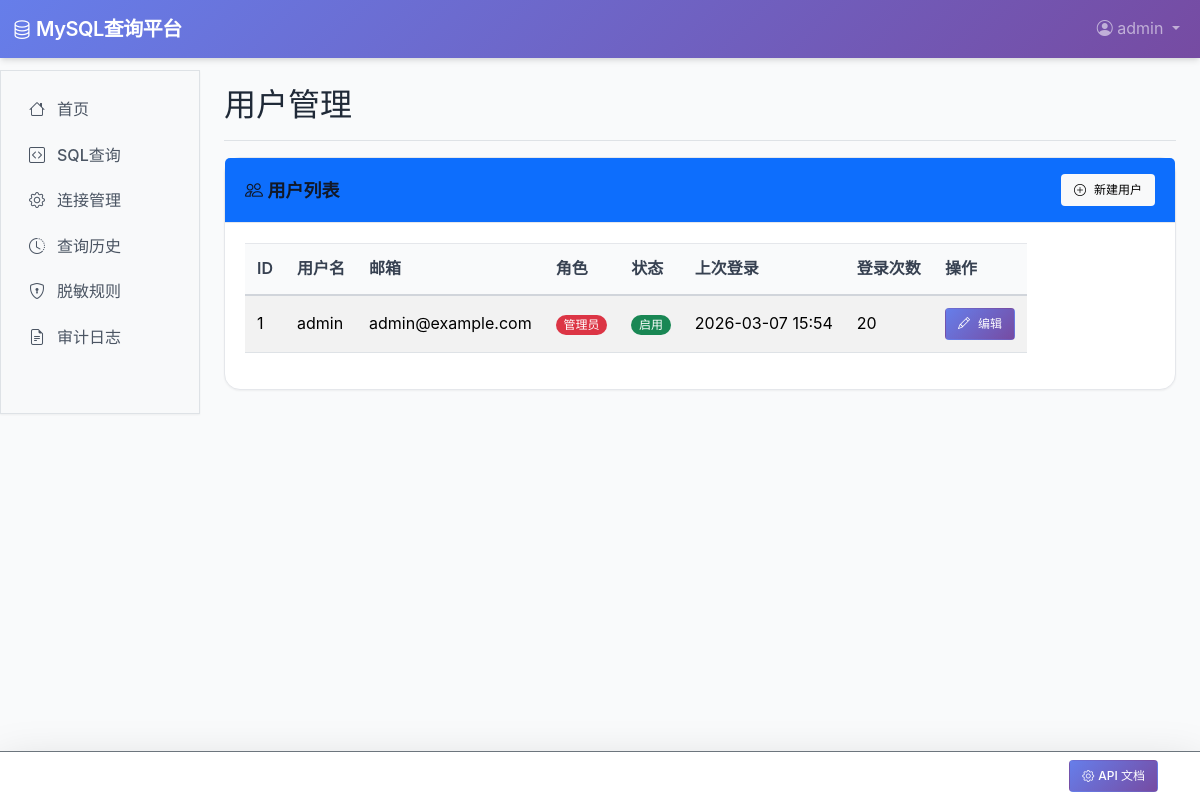
Before: /accounts/users/ (signed in) with the older database file.
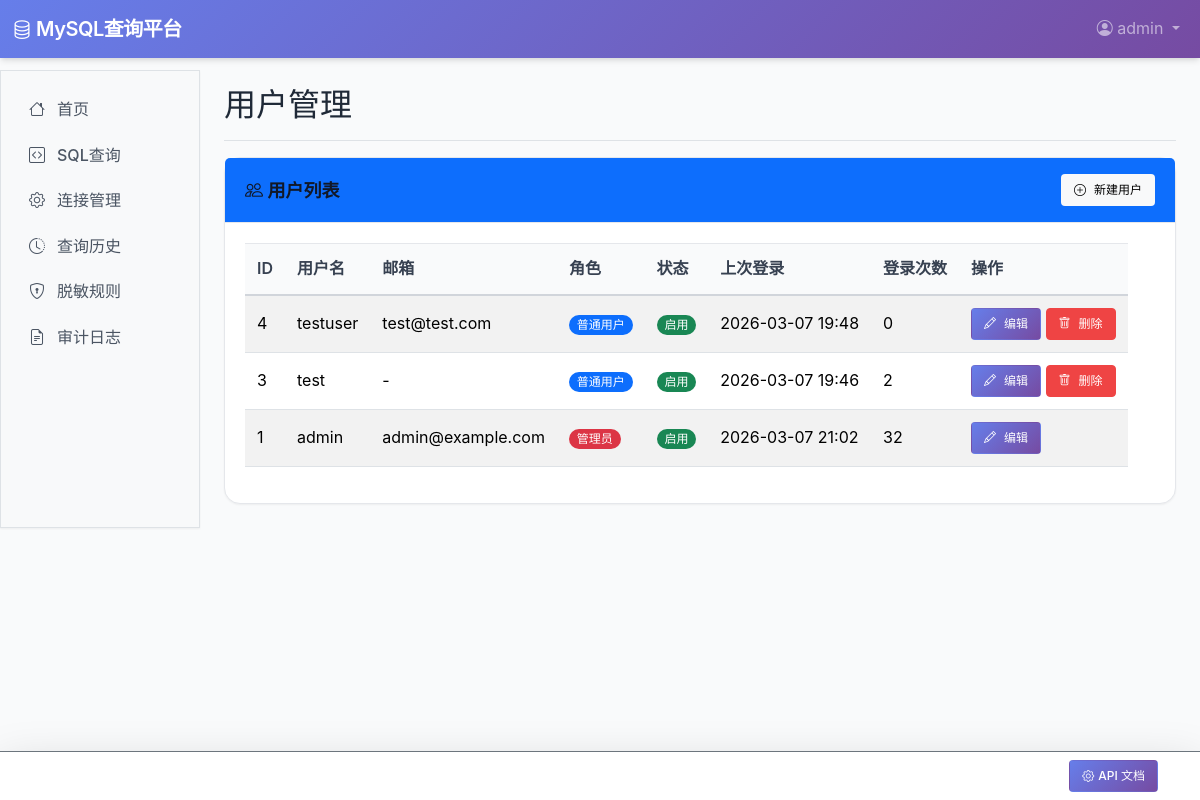
After: the same page with the newer database file.
### accounts/models.py (models this page shows, shortened)
class User(AbstractUser):
    ROLE_CHOICES = (
        ('normal', '普通用户'),
        ('admin', '管理员'),
    )
    role = models.CharField(max_length=10, choices=ROLE_CHOICES, default='normal')
    last_login_ip = models.GenericIPAddressField(null=True, blank=True, verbose_name='上次登录IP')
    login_count = models.PositiveIntegerField(default=0, verbose_name='登录次数')
    groups = models.ManyToManyField(
        Group,
        verbose_name='groups',
        blank=True,
        help_text='The groups this user belongs to.',
        related_name='custom_user_set',
        related_query_name='custom_user',
    )
    user_permissions = models.ManyToManyField(
        Permission,
        verbose_name='user permissions',
        blank=True,
        help_text='Specific permissions for this user.',
        related_name='custom_user_set',
        related_query_name='custom_user',
    )
    class Meta:
        verbose_name = '用户'
        verbose_name_plural = '用户'

### accounts/views.py (the view)
# urls.py: path('users/', views.user_list, name='user_list'),
@login_required
def user_list(request):
    if request.user.role != 'admin':
        messages.error(request, '您没有权限访问此页面！')
        return redirect('queries:query_list')
    users = User.objects.all().order_by('-date_joined')
    return render(request, 'accounts/user_list.html', {'users': users})

### accounts/templates/accounts/user_list.html (shortened to what this page needs)
{% extends 'base.html' %}
{% block page_title %}用户管理{% endblock %}
{% block content %}
<div class="row">
    <div class="col-lg-12 mb-4">
        <div class="card">
            <div class="card-header bg-primary text-white d-flex justify-content-between align-items-center">
                <h5 class="mb-0">
                    <i class="bi bi-people"></i> 用户列表
                </h5>
                <a href="{% url 'accounts:user_create' %}" class="btn btn-light btn-sm">
                    <i class="bi bi-plus-circle"></i> 新建用户
                </a>
            </div>
            <div class="card-body">
                <div class="table-responsive">
                    <table class="table table-striped table-hover">
                        <thead class="table-dark">
                            <tr>
                                <th>ID</th>
                                <th>用户名</th>
                                <th>邮箱</th>
                                <th>角色</th>
                                <th>状态</th>
                                <th>上次登录</th>
                                <th>登录次数</th>
                                <th>操作</th>
                            </tr>
                        </thead>
                        <tbody>
                            {% for user in users %}
                            <tr>
                                <td>{{ user.id }}</td>
                                <td>{{ user.username }}</td>
                                <td>{{ user.email|default:'-' }}</td>
                                <td>
                                    {% if user.role == 'admin' %}
                                        <span class="badge bg-danger">管理员</span>
                                    {% else %}
                                        <span class="badge bg-primary">普通用户</span>
                                    {% endif %}
                                </td>
                                <td>
                                    {% if user.is_active %}
                                        <span class="badge bg-success">启用</span>
                                    {% else %}
                                        <span class="badge bg-secondary">禁用</span>
                                    {% endif %}
                                </td>
                                <td>{{ user.last_login|date:"Y-m-d H:i"|default:'-' }}</td>
                                <td>{{ user.login_count }}</td>
                                <td>
                                    <a href="{% url 'accounts:user_edit' user.id %}" class="btn btn-sm btn-primary">
                                        <i class="bi bi-pencil"></i> 编辑
                                    </a>
                                    {% if request.user.id != user.id %}
                                        <a href="{% url 'accounts:user_delete' user.id %}" class="btn btn-sm btn-danger">
                                            <i class="bi bi-trash"></i> 删除
                                        </a>
                                    {% endif %}
                                </td>
                            </tr>
                            {% empty %}
                            <tr>
                                <td colspan="8" class="text-center">暂无用户数据</td>
                            </tr>
                            {% endfor %}
                        </tbody>
                    </table>
                </div>
            </div>
        </div>
    </div>
</div>
{% endblock %}

### templates/navbar.html (shortened to what this page needs)
<nav class="navbar navbar-expand-lg navbar-dark bg-primary fixed-top">
    <div class="container-fluid">
        <a class="navbar-brand" href="{% url 'queries:query_list' %}">
            <i class="bi bi-database"></i> MySQL查询平台
        </a>
        <div class="collapse navbar-collapse" id="navbarNav">
            <ul class="navbar-nav ms-auto">
                {% if user.is_authenticated %}
                    <li class="nav-item dropdown">
                        <a class="nav-link dropdown-toggle" href="#" role="button" data-bs-toggle="dropdown" aria-expanded="false">
                            <i class="bi bi-person-circle"></i> {{ user.username }}
                        </a>
                    </li>
                {% else %}
                    <li class="nav-item">
                        <a class="nav-link" href="{% url 'accounts:login' %}">登录</a>
                    </li>
                {% endif %}
            </ul>
        </div>
    </div>
</nav>

Changed rows visible on the page:
changed User "admin": last_login "2026-03-07 15:54" → "2026-03-07 21:02"; login_count "20" → "32"
added User: id "4", username "testuser", email "test@test.com", role "普通用户", is_active "启用", last_login "2026-03-07 19:48", login_count "0", shows "删除"
added User: id "3", username "test", email "-", role "普通用户", is_active "启用", last_login "2026-03-07 19:46", login_count "2", shows "删除"
